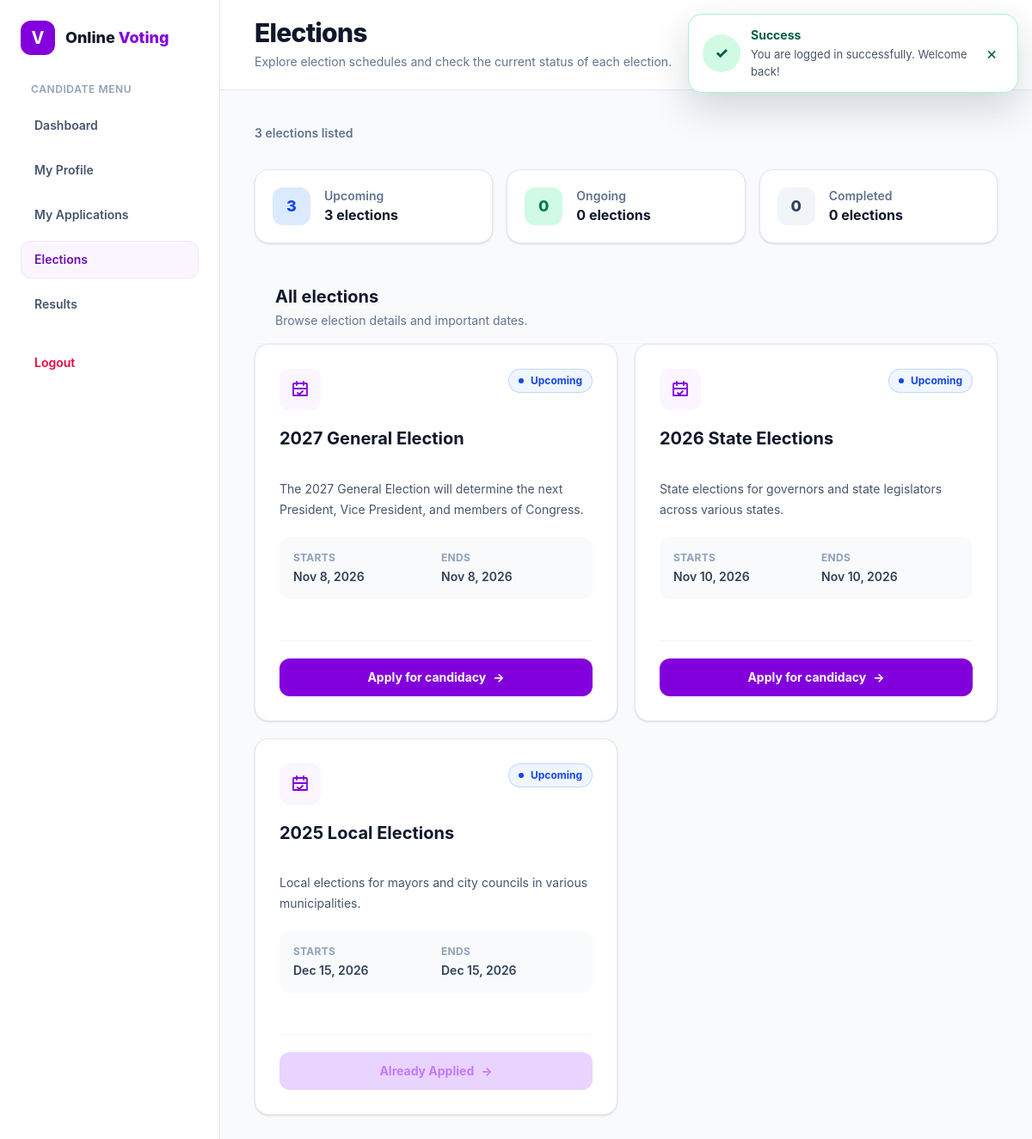
The page /views/common/elections.php (signed in) on the database its author committed.
### tables this page shows
CREATE TABLE elections (
    id INT AUTO_INCREMENT PRIMARY KEY,
    title VARCHAR(100) NOT NULL UNIQUE,
    description TEXT NOT NULL,
    start_date DATETIME NOT NULL,
    end_date DATETIME NOT NULL,
    status ENUM('upcoming', 'ongoing', 'completed') NOT NULL DEFAULT 'upcoming',
    created_at TIMESTAMP DEFAULT CURRENT_TIMESTAMP,
    updated_at TIMESTAMP DEFAULT CURRENT_TIMESTAMP ON UPDATE CURRENT_TIMESTAMP
);

### app/paths.php (called while the page is built, shortened)
<?php
function app_url(string $path = ''): string
{
    return APP_BASE_URL . '/' . ltrim($path, '/');
}

### views/common/elections.php (the view, shortened to what this page needs)
<?php
require_once __DIR__ . '/../../app/paths.php';
require_once APP_ROOT . '/app/config/database.php';
$stmt = $pdo->prepare("SELECT * FROM `elections` ORDER BY start_date ASC");
$stmt->execute();
$elections = $stmt->fetchAll(PDO::FETCH_ASSOC);
$electionCounts = ['upcoming' => 0, 'ongoing' => 0, 'completed' => 0];
foreach ($elections as $election) {
    if (isset($electionCounts[$election['status']])) {
        $electionCounts[$election['status']]++;
    }
}
$statusStyles = [
    'upcoming' => 'bg-blue-50 text-blue-700 ring-blue-600/20',
    'ongoing' => 'bg-red-50 font-bold text-red-700 ring-1 ring-inset ring-red-200',
    'completed' => 'bg-slate-100 text-slate-600 ring-slate-500/20',
];
$escape = static fn($value): string => htmlspecialchars((string) ($value ?? ''), ENT_QUOTES, 'UTF-8');
$formatDate = static function ($date): string {
    $timestamp = strtotime($date);
    return $timestamp === false ? 'Date unavailable' : date('M j, Y', $timestamp);
};
?>
<!DOCTYPE html>
<html lang="en">
<head>
    <link rel="stylesheet" href="<?= htmlspecialchars(app_url('public/css/app.css'), ENT_QUOTES, 'UTF-8') ?>">
</head>
<body class="min-h-screen bg-slate-50 text-slate-800">
    <div class="flex min-h-[calc(100vh-65px)] flex-col md:flex-row">
        <?php include APP_ROOT . '/includes/shared/portal_sidebar.php'; ?>
        <div class="min-w-0 flex-1">
            <?php include APP_ROOT . '/includes/shared/portal_header.php'; ?>
            <main class="min-w-0 px-4 py-8 sm:px-6 sm:py-10 lg:px-10">
                <div class="mx-auto max-w-6xl">
                    <p class="mb-8 text-sm font-semibold text-slate-500"><?= count($elections) ?> <?= count($elections) === 1 ? 'election' : 'elections' ?> listed</p>
                    <section aria-label="Election status summary" class="mb-8 grid gap-4 sm:grid-cols-3">
                        <?php foreach (
                            [
                                ['Upcoming', $electionCounts['upcoming'], 'bg-blue-100 text-blue-700'],
                                ['Ongoing', $electionCounts['ongoing'], 'bg-emerald-100 text-emerald-700'],
                                ['Completed', $electionCounts['completed'], 'bg-slate-100 text-slate-700'],
                            ] as [$label, $count, $colorClass]
                        ): ?>
                            <div class="flex items-center gap-4 rounded-2xl border border-slate-200 bg-white p-5 shadow-sm">
                                <span class="flex h-11 w-11 items-center justify-center rounded-xl text-lg font-extrabold <?= $colorClass ?>">
                                    <?= $count ?>
                                </span>
                                <div>
                                    <p class="text-sm font-semibold text-slate-500"><?= $label ?></p>
                                    <p class="font-bold text-slate-900"><?= $count ?> <?= $count === 1 ? 'election' : 'elections' ?></p>
                                </div>
                            </div>
                        <?php endforeach; ?>
                    </section>
                    <?php if (!$elections): ?>
                        <section class="rounded-2xl border border-dashed border-slate-300 bg-white px-6 py-14 text-center">
                            <span class="mx-auto flex h-14 w-14 items-center justify-center rounded-2xl bg-purple-50 text-purple-700">
                                <svg class="h-7 w-7" viewBox="0 0 24 24" fill="none" stroke="currentColor" stroke-width="1.8" aria-hidden="true">
                                    <path stroke-linecap="round" stroke-linejoin="round" d="M8 7V3m8 4V3M4 11h16M5 5h14a1 1 0 0 1 1 1v13H4V6a1 1 0 0 1 1-1Z" />
                                </svg>
                            </span>
                            <h2 class="mt-5 text-lg font-bold text-slate-900">No elections available</h2>
                            <p class="mx-auto mt-2 max-w-md text-sm leading-6 text-slate-500">
                                There are no elections to display right now. Please check back later for updates.
                            </p>
                            <?php if ($portalRole === 'admin'): ?>
                                <a href="../admin/create_election.php" class="text-sm font-bold text-purple-700 hover:text-purple-900">Add New Election <span aria-hidden="true">→</span></a>
                            <?php endif; ?>
                        </section>
                    <?php else: ?>
                        <section aria-label="All elections">
                            <div class="flex flex-col justify-between gap-3 border-b border-slate-100 px-5 py-4 sm:flex-row sm:items-center sm:px-6">
                                <div class="">
                                    <h2 class="text-xl font-bold text-slate-900">All elections</h2>
                                    <p class="mt-1 text-sm text-slate-500">Browse election details and important dates.</p>
                                </div>
                            </div>
                            <div class="grid gap-5 lg:grid-cols-2">
                                <?php foreach ($elections as $election):
                                    $status = $election['status'] ?? '';
                                    $statusClass = $statusStyles[$status] ?? 'bg-gray-100 text-gray-700 ring-gray-500/20';
                                ?>
                                    <article class="group flex h-full flex-col rounded-2xl border border-slate-200 bg-white p-6 shadow-sm transition duration-200 hover:-translate-y-1 hover:border-purple-200 hover:shadow-lg sm:p-7">
                                        <div class="flex items-start justify-between gap-4">
                                            <div class="flex h-12 w-12 shrink-0 items-center justify-center rounded-xl bg-purple-50 text-purple-700">
                                                <svg class="h-6 w-6" viewBox="0 0 24 24" fill="none" stroke="currentColor" stroke-width="1.8" aria-hidden="true">
                                                    <path stroke-linecap="round" stroke-linejoin="round" d="M8 7V3m8 4V3M4 11h16M5 5h14a1 1 0 0 1 1 1v13H4V6a1 1 0 0 1 1-1Z" />
                                                    <path stroke-linecap="round" stroke-linejoin="round" d="m9 16 2 2 4-4" />
                                                </svg>
                                            </div>
                                            <div class="ml-auto flex flex-col items-end gap-2">
                                                <span class="inline-flex items-center gap-2 rounded-full px-3 py-1.5 text-xs font-bold capitalize ring-1 ring-inset <?= $statusClass ?>">
                                                    <?php if ($status != 'ongoing'): ?>
                                                        <span class="h-1.5 w-1.5 rounded-full bg-current"></span>
                                                        <?= ucfirst($escape($status ?: 'unknown')) ?>
                                                    <?php endif; ?>
                                                </span>
                                            </div>
                                        </div>
                                        <div class="flex justify-between items-center">
                                            <h3 class="mt-5 text-xl font-bold leading-snug text-slate-900">
                                                <?= $escape($election['title'] ?? 'Untitled election') ?>
                                            </h3>
                                        </div>
                                        <p class="mt-2 min-h-12 whitespace-pre-line text-sm leading-6 text-slate-600">
                                            <?= $escape($election['description'] ?? 'No election description is available.') ?>
                                        </p>
                                        <div class="mt-5 grid gap-3 rounded-xl bg-slate-50 p-4 sm:grid-cols-2">
                                            <div>
                                                <p class="text-xs font-bold uppercase tracking-wide text-slate-400">Starts</p>
                                                <p class="mt-1 text-sm font-semibold text-slate-700"><?= $escape($formatDate($election['start_date'] ?? '')) ?></p>
                                            </div>
                                            <div>
                                                <p class="text-xs font-bold uppercase tracking-wide text-slate-400">Ends</p>
                                                <p class="mt-1 text-sm font-semibold text-slate-700"><?= $escape($formatDate($election['end_date'] ?? '')) ?></p>
                                            </div>
                                        </div>
                                        <div class="mt-6 border-t border-slate-100 pt-5">
                                            <?php if ($status === 'upcoming'): ?>
                                                <?php if ($portalRole === 'candidate'): ?>
                                                    <?php $stmt = $pdo->prepare("SELECT id FROM applications WHERE user_id=? AND election_id=?");
                                                    $stmt->execute([$_SESSION['user_id'], $election['id']]);
                                                    if ($stmt->fetch(PDO::FETCH_ASSOC)) {
                                                        echo '<div class="inline-flex w-full items-center justify-center gap-2 rounded-xl bg-purple-200 px-4 py-3 text-sm font-bold text-purple-400 cursor-not-allowed">
                                                        Already Applied
                                                        <span aria-hidden="true">&rarr;</span>
                                                    </div>';
                                                    } else echo '
                                                    <a href="' .
                                                        htmlspecialchars(app_url('views/candidate/registration.php'), ENT_QUOTES, 'UTF-8') . '" class="inline-flex w-full items-center justify-center gap-2 rounded-xl bg-purple-700 px-4 py-3 text-sm font-bold text-white transition hover:bg-purple-800 focus:outline-none focus:ring-4 focus:ring-purple-200">
                                                        Apply for candidacy
                                                        <span aria-hidden="true">&rarr;</span>
                                                    </a>'
                                                    ?>
                                                <?php else: ?>
                                                    <span class="inline-flex w-full items-center justify-center rounded-xl bg-orange-50 px-4 py-3 text-sm font-bold text-orange-700 mb-2">
                                                        Comming Soon
                                                    </span>
                                                <?php endif; ?>
                                            <?php else: ?>
                                                <span class="inline-flex w-full items-center justify-center rounded-xl bg-emerald-50 px-4 py-3 text-sm font-bold text-emerald-700 mb-2">
                                                    Election in progress
                                                </span>
                                            <?php endif; ?>
                                        </div>
                                    </article>
                                <?php endforeach; ?>
                            </div>
                        </section>
                    <?php endif; ?>
                </div>
            </main>
        </div>
    </div>
</body>
</html>

### rows shown on the page
elections: status "Upcoming", title "2027 General Election", description "The 2027 General Election will determine the next President, Vice President, and members of Congress.", start_date "Nov 8, 2026", end_date "Nov 8, 2026"
elections: status "Upcoming", title "2026 State Elections", description "State elections for governors and state legislators across various states.", start_date "Nov 10, 2026", end_date "Nov 10, 2026"
elections: status "Upcoming", title "2025 Local Elections", description "Local elections for mayors and city councils in various municipalities.", start_date "Dec 15, 2026", end_date "Dec 15, 2026", shows "Already Applied"

### other values the page prints
$portalLabel "CANDIDATE"
$item['label'] "Dashboard"
$item['label'] "My Profile"
$item['label'] "My Applications"
$item['label'] "Elections"
$item['label'] "Results"
$pageTitle "Elections"
$pageDescription "Explore election schedules and check the current status of each election."
$titles[$type] "Success"
$message "You are logged in successfully. Welcome back!"
count($elections) "3"
$count "3"
$label "Upcoming"
$count "0"
$label "Ongoing"
